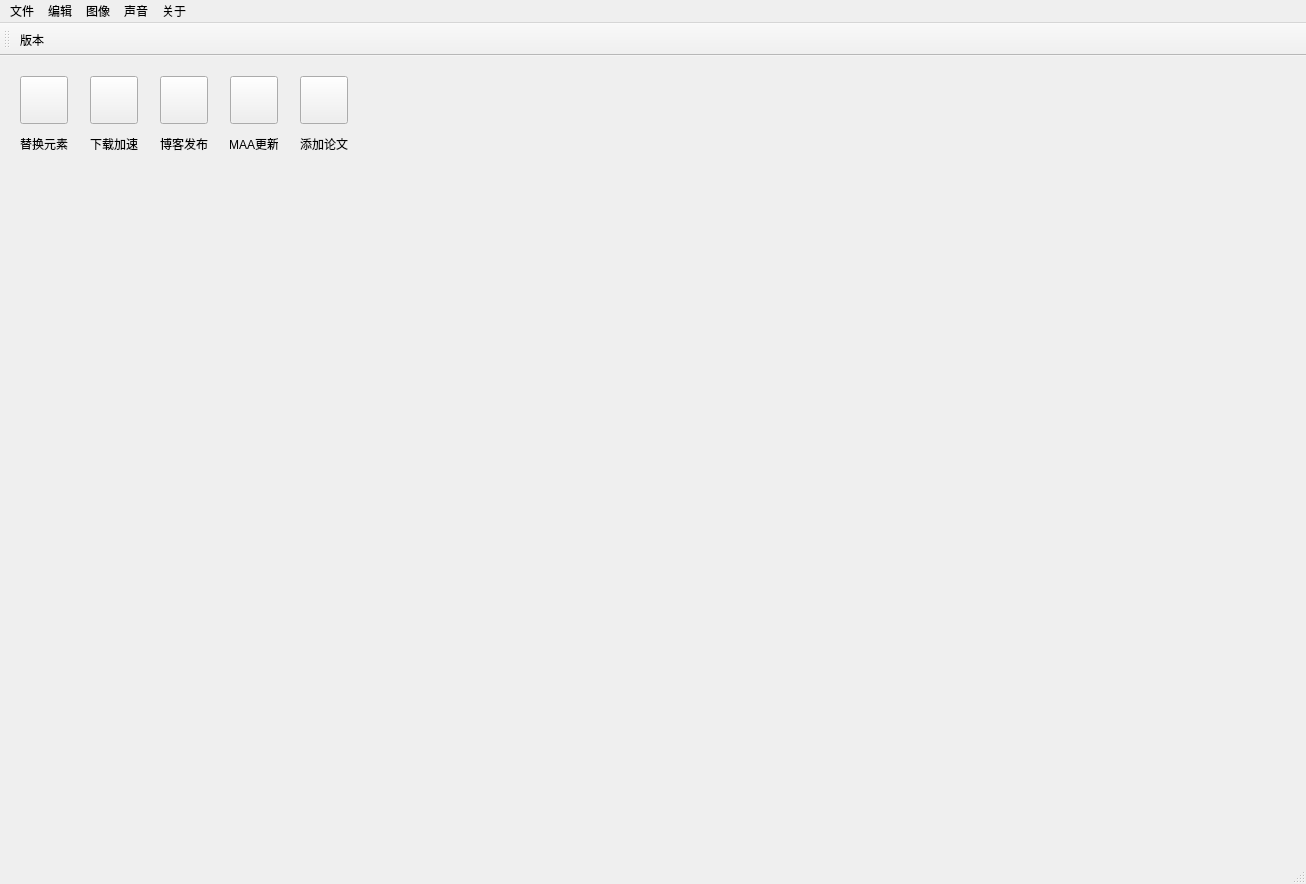
<?xml version="1.0" encoding="UTF-8"?>
<ui version="4.0">
 <class>MainWindow</class>
 <widget class="QMainWindow" name="MainWindow">
  <property name="geometry">
   <rect>
    <x>0</x>
    <y>0</y>
    <width>1306</width>
    <height>884</height>
   </rect>
  </property>
  <property name="windowTitle">
   <string>MainWindow</string>
  </property>
  <widget class="QWidget" name="centralwidget">
   <widget class="QPushButton" name="BtnReplace">
    <property name="geometry">
     <rect>
      <x>20</x>
      <y>20</y>
      <width>48</width>
      <height>48</height>
     </rect>
    </property>
    <property name="layoutDirection">
     <enum>Qt::LeftToRight</enum>
    </property>
    <property name="text">
     <string/>
    </property>
    <property name="iconSize">
     <size>
      <width>48</width>
      <height>48</height>
     </size>
    </property>
   </widget>
   <widget class="QLabel" name="label_replace">
    <property name="geometry">
     <rect>
      <x>20</x>
      <y>80</y>
      <width>48</width>
      <height>16</height>
     </rect>
    </property>
    <property name="text">
     <string>替换元素</string>
    </property>
   </widget>
   <widget class="QPushButton" name="BtnGithub">
    <property name="geometry">
     <rect>
      <x>90</x>
      <y>20</y>
      <width>48</width>
      <height>48</height>
     </rect>
    </property>
    <property name="layoutDirection">
     <enum>Qt::LeftToRight</enum>
    </property>
    <property name="text">
     <string/>
    </property>
    <property name="iconSize">
     <size>
      <width>48</width>
      <height>48</height>
     </size>
    </property>
   </widget>
   <widget class="QLabel" name="label_github">
    <property name="geometry">
     <rect>
      <x>90</x>
      <y>80</y>
      <width>48</width>
      <height>16</height>
     </rect>
    </property>
    <property name="text">
     <string>下载加速</string>
    </property>
    <property name="alignment">
     <set>Qt::AlignCenter</set>
    </property>
   </widget>
   <widget class="QPushButton" name="BtnHexo">
    <property name="geometry">
     <rect>
      <x>160</x>
      <y>20</y>
      <width>48</width>
      <height>48</height>
     </rect>
    </property>
    <property name="layoutDirection">
     <enum>Qt::LeftToRight</enum>
    </property>
    <property name="text">
     <string/>
    </property>
    <property name="iconSize">
     <size>
      <width>48</width>
      <height>48</height>
     </size>
    </property>
   </widget>
   <widget class="QLabel" name="label_hexo">
    <property name="geometry">
     <rect>
      <x>160</x>
      <y>80</y>
      <width>48</width>
      <height>16</height>
     </rect>
    </property>
    <property name="text">
     <string>博客发布</string>
    </property>
    <property name="alignment">
     <set>Qt::AlignCenter</set>
    </property>
   </widget>
   <widget class="QPushButton" name="BtnMAA">
    <property name="geometry">
     <rect>
      <x>230</x>
      <y>20</y>
      <width>48</width>
      <height>48</height>
     </rect>
    </property>
    <property name="layoutDirection">
     <enum>Qt::LeftToRight</enum>
    </property>
    <property name="text">
     <string/>
    </property>
    <property name="iconSize">
     <size>
      <width>48</width>
      <height>48</height>
     </size>
    </property>
   </widget>
   <widget class="QLabel" name="label_maa">
    <property name="geometry">
     <rect>
      <x>230</x>
      <y>80</y>
      <width>48</width>
      <height>16</height>
     </rect>
    </property>
    <property name="text">
     <string>MAA更新</string>
    </property>
    <property name="alignment">
     <set>Qt::AlignCenter</set>
    </property>
   </widget>
   <widget class="QPushButton" name="BtnPaper">
    <property name="geometry">
     <rect>
      <x>300</x>
      <y>20</y>
      <width>48</width>
      <height>48</height>
     </rect>
    </property>
    <property name="layoutDirection">
     <enum>Qt::LeftToRight</enum>
    </property>
    <property name="text">
     <string/>
    </property>
    <property name="iconSize">
     <size>
      <width>48</width>
      <height>48</height>
     </size>
    </property>
   </widget>
   <widget class="QLabel" name="label_paper">
    <property name="geometry">
     <rect>
      <x>300</x>
      <y>80</y>
      <width>48</width>
      <height>16</height>
     </rect>
    </property>
    <property name="text">
     <string>添加论文</string>
    </property>
    <property name="alignment">
     <set>Qt::AlignCenter</set>
    </property>
   </widget>
  </widget>
  <widget class="QMenuBar" name="menubar">
   <property name="geometry">
    <rect>
     <x>0</x>
     <y>0</y>
     <width>1306</width>
     <height>23</height>
    </rect>
   </property>
   <widget class="QMenu" name="menu">
    <property name="title">
     <string>文件</string>
    </property>
   </widget>
   <widget class="QMenu" name="menu_2">
    <property name="title">
     <string>关于</string>
    </property>
    <addaction name="version"/>
   </widget>
   <widget class="QMenu" name="menu_3">
    <property name="title">
     <string>图像</string>
    </property>
   </widget>
   <widget class="QMenu" name="menu_4">
    <property name="title">
     <string>声音</string>
    </property>
   </widget>
   <widget class="QMenu" name="menu_5">
    <property name="title">
     <string>编辑</string>
    </property>
   </widget>
   <addaction name="menu"/>
   <addaction name="menu_5"/>
   <addaction name="menu_3"/>
   <addaction name="menu_4"/>
   <addaction name="menu_2"/>
  </widget>
  <widget class="QStatusBar" name="statusbar"/>
  <widget class="QToolBar" name="toolBar">
   <property name="windowTitle">
    <string>toolBar</string>
   </property>
   <attribute name="toolBarArea">
    <enum>TopToolBarArea</enum>
   </attribute>
   <attribute name="toolBarBreak">
    <bool>false</bool>
   </attribute>
   <addaction name="version"/>
  </widget>
  <action name="version">
   <property name="icon">
    <iconset>
     <normaloff>C:/Users/jundecno/.designer/images/version.png</normaloff>C:/Users/jundecno/.designer/images/version.png</iconset>
   </property>
   <property name="text">
    <string>版本</string>
   </property>
  </action>
 </widget>
 <resources/>
 <connections/>
</ui>
